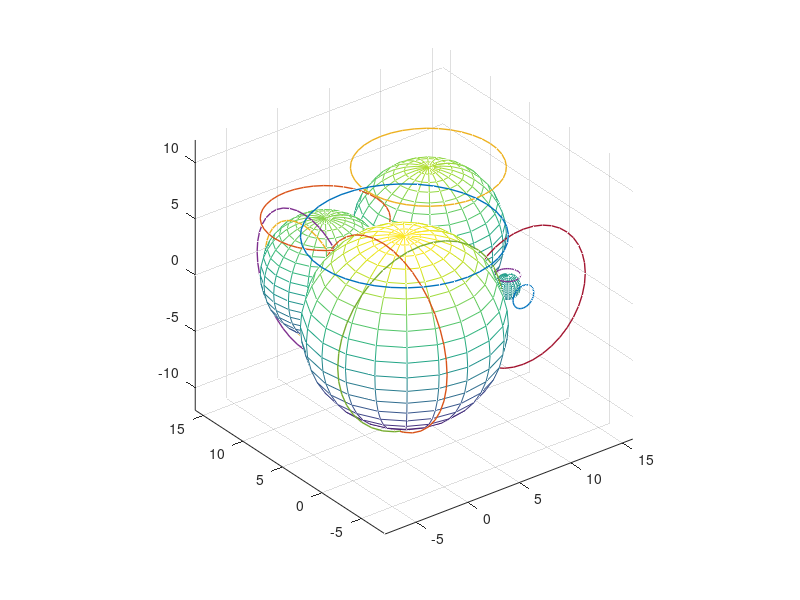

Here is the MATLAB script that generated this plot:
clear all
clc

x0=[0,0,10,10];
y0=[0,10,10,0];
z0=[0,0,0,0];
r=[8,5,6,1]
rho=0:0.05*pi:2*pi;
phi=-pi:0.05*pi:pi;
for i=1:4
[x,y,z]=sphere;
mesh(r(i)*x+x0(i),r(i)*y+y0(i),r(i)*z+z0(i))
axis equal
hold on
end
for i=1:4

 x=x0(i)+r(i)*(cos(rho));

y=y0(i)+r(i)*(sin(rho));

  z=r(i)*ones(size(rho));

 plot3(x,y,z,'linewidth',1);

shading interp

 hold on

end
for i=1:4

 z=z0(i)+r(i)*(cos(rho));

x=x0(i)+r(i)*(sin(rho));

  y=(-2)*ones(size(rho));

 plot3(x,y,z,'linewidth',1);

shading interp

 hold on

end
for i=1:4

 z=z0(i)+r(i)*(cos(rho));

y=y0(i)+r(i)*(sin(rho));

  x=(-2)*ones(size(rho));

 plot3(x,y,z,'linewidth',1);

shading interp

 hold on

end